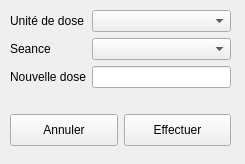
<?xml version="1.0" encoding="UTF-8"?>
<ui version="4.0">
 <class>ModifyDeliveredDoseDialog</class>
 <widget class="QWidget" name="ModifyDeliveredDoseDialog">
  <property name="geometry">
   <rect>
    <x>0</x>
    <y>0</y>
    <width>245</width>
    <height>164</height>
   </rect>
  </property>
  <property name="windowTitle">
   <string>Form</string>
  </property>
  <property name="styleSheet">
   <string notr="true"/>
  </property>
  <widget class="QWidget" name="formLayoutWidget_8">
   <property name="geometry">
    <rect>
     <x>10</x>
     <y>10</y>
     <width>221</width>
     <height>91</height>
    </rect>
   </property>
   <layout class="QFormLayout" name="dos_deliveredDose_formLayout">
    <item row="1" column="0">
     <widget class="QLabel" name="seanceLabel">
      <property name="text">
       <string>Seance</string>
      </property>
     </widget>
    </item>
    <item row="1" column="1">
     <widget class="QComboBox" name="seanceComboBox">
      <property name="styleSheet">
       <string notr="true"/>
      </property>
     </widget>
    </item>
    <item row="2" column="0">
     <widget class="QLabel" name="newDoseLabel">
      <property name="text">
       <string>Nouvelle dose</string>
      </property>
     </widget>
    </item>
    <item row="2" column="1">
     <widget class="QLineEdit" name="newDoseLineEdit"/>
    </item>
    <item row="0" column="0">
     <widget class="QLabel" name="doseUnitLabel">
      <property name="text">
       <string>Unité de dose</string>
      </property>
     </widget>
    </item>
    <item row="0" column="1">
     <widget class="QComboBox" name="doseUnitComboBox">
      <property name="styleSheet">
       <string notr="true"/>
      </property>
     </widget>
    </item>
   </layout>
  </widget>
  <widget class="QWidget" name="horizontalLayoutWidget">
   <property name="geometry">
    <rect>
     <x>10</x>
     <y>110</y>
     <width>221</width>
     <height>41</height>
    </rect>
   </property>
   <layout class="QHBoxLayout" name="horizontalLayout">
    <item>
     <widget class="QPushButton" name="cancelPushButton">
      <property name="minimumSize">
       <size>
        <width>35</width>
        <height>32</height>
       </size>
      </property>
      <property name="text">
       <string>Annuler</string>
      </property>
     </widget>
    </item>
    <item>
     <widget class="QPushButton" name="updatePushButton">
      <property name="minimumSize">
       <size>
        <width>0</width>
        <height>32</height>
       </size>
      </property>
      <property name="text">
       <string>Effectuer</string>
      </property>
     </widget>
    </item>
   </layout>
  </widget>
 </widget>
 <resources/>
 <connections/>
</ui>
